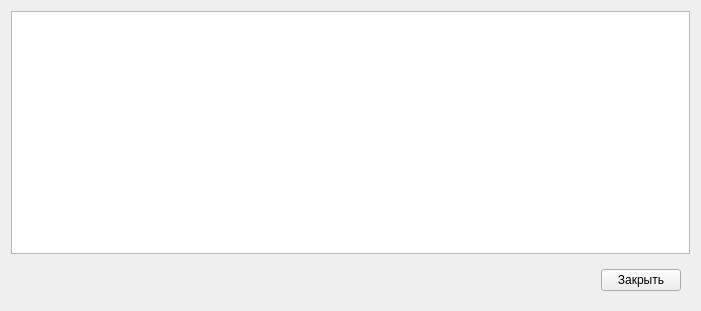
<?xml version="1.0" encoding="UTF-8"?>
<ui version="4.0">
 <class>Form</class>
 <widget class="QWidget" name="Form">
  <property name="geometry">
   <rect>
    <x>0</x>
    <y>0</y>
    <width>701</width>
    <height>311</height>
   </rect>
  </property>
  <property name="windowTitle">
   <string>Form</string>
  </property>
  <layout class="QVBoxLayout" name="verticalLayout_2">
   <item>
    <widget class="QTableView" name="tw_stat"/>
   </item>
   <item>
    <widget class="QWidget" name="widget" native="true">
     <layout class="QHBoxLayout" name="horizontalLayout">
      <item>
       <spacer name="horizontalSpacer">
        <property name="orientation">
         <enum>Qt::Horizontal</enum>
        </property>
        <property name="sizeHint" stdset="0">
         <size>
          <width>40</width>
          <height>20</height>
         </size>
        </property>
       </spacer>
      </item>
      <item>
       <widget class="QPushButton" name="pushButton">
        <property name="text">
         <string>Закрыть</string>
        </property>
       </widget>
      </item>
     </layout>
    </widget>
   </item>
  </layout>
 </widget>
 <resources/>
 <connections>
  <connection>
   <sender>pushButton</sender>
   <signal>clicked()</signal>
   <receiver>Form</receiver>
   <slot>close()</slot>
   <hints>
    <hint type="sourcelabel">
     <x>642</x>
     <y>281</y>
    </hint>
    <hint type="destinationlabel">
     <x>350</x>
     <y>155</y>
    </hint>
   </hints>
  </connection>
 </connections>
</ui>
